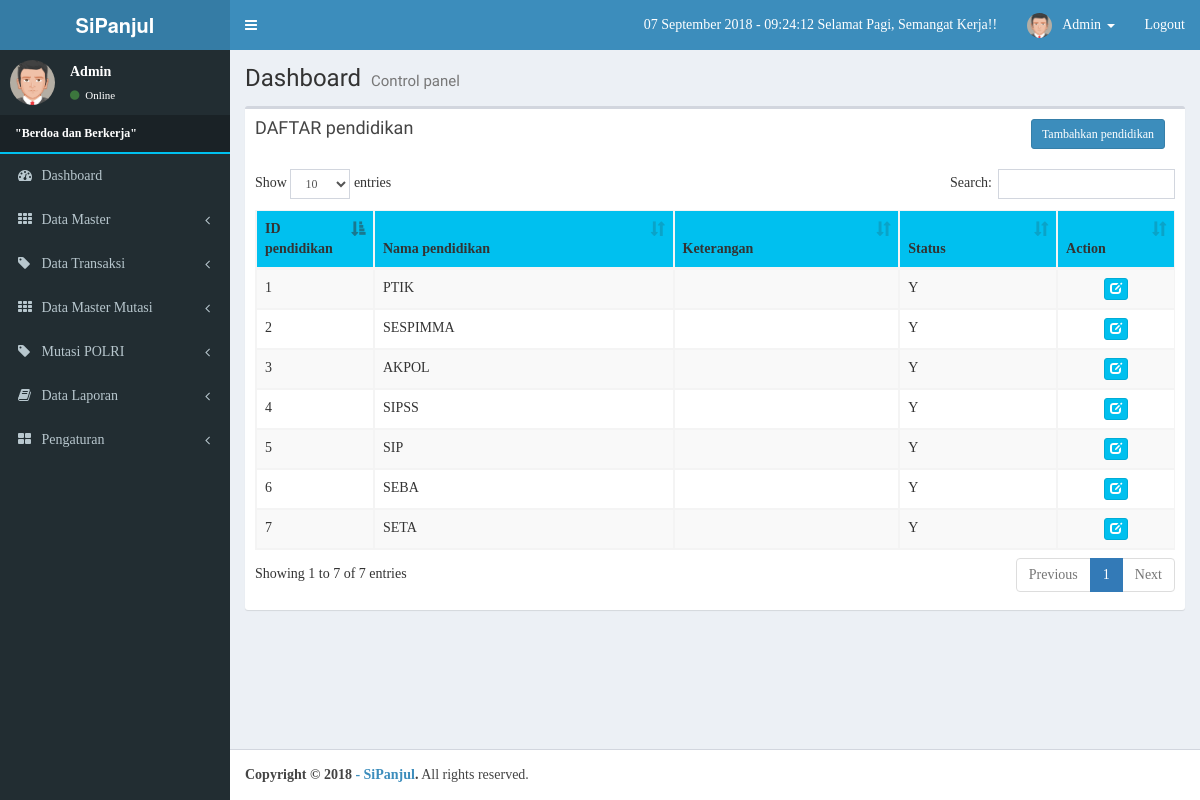
/index.php?view=pendidikan (signed in), run on the app's committed database.
### tables this page shows
CREATE TABLE IF NOT EXISTS `iw_users` (
  `username` varchar(50) NOT NULL DEFAULT '',
  `password` varchar(255) NOT NULL,
  `nama_lengkap` varchar(100) NOT NULL,
  `email` varchar(100) NOT NULL,
  `no_telp` varchar(20) NOT NULL,
  `foto` varchar(100) NOT NULL DEFAULT 'default.png',
  `level` varchar(20) NOT NULL,
  `blokir` enum('Y','N') NOT NULL DEFAULT 'N',
  `id_session` varchar(100) NOT NULL
);

CREATE TABLE IF NOT EXISTS `iw_pendidikan` (
`id_pendidikan` int(5) NOT NULL,
  `nm_pendidikan` varchar(100) NOT NULL,
  `keterangan` text NOT NULL,
  `status` enum('Y','N') NOT NULL DEFAULT 'Y'
);

### config/library.php (called while the page is built, shortened)
<?php
$tgl_skrg     = date("d");
$bln_sekarang = date("m");
$thn_sekarang = date("Y");
$jam_sekarang = date("H:i:s");
?>

### config/fungsi_indotgl.php (called while the page is built, shortened)
<?php
	function getBulanraport($bln){
				switch ($bln){
					case 9:
						return "September";
						break;
				}
			}
?>

### application/master_pendidikan.php (the view, shortened to what this page needs)
<?php
if ($_GET[act]==''){
?>
            <div class="col-xs-12">
              <div class="box">
                <div class="box-header">
                  <h3 class="box-title">DAFTAR pendidikan</h3>
                  <form style='margin-right:5px; margin-top:0px' class='pull-right' action='' method='GET'>
                  <a style='margin-right:5px' class='pull-right btn btn-primary btn-sm' href='index.php?view=pendidikan&act=tambahpendidikan'>Tambahkan pendidikan</a>
                  </form>
                </div>
                <div class="box-body">
                <form action='' method='POST'>
                <?php
                    echo "<table id='example1' class='table table-bordered table-striped'>
                    <thead style='background:#00c0ef;'>";
                  echo "<th>ID pendidikan</th>
                        <th>Nama pendidikan</th>
						<th>Keterangan</th>
                        <th>Status</th>
                        <th>Action</th>
                        </tr>
                    </thead>
                    <tbody>";
                    $tampil = mysql_query("SELECT * FROM iw_pendidikan
                        ORDER BY id_pendidikan DESC");
                    while($r=mysql_fetch_array($tampil)){
                    echo "<tr>";
                              echo "
                              <td width='100px'>$r[id_pendidikan]</td>
                              <td>$r[nm_pendidikan]</td>
							  <td>$r[keterangan]</td>
                              <td>$r[status]</td>
                              <td width='100px'><center>
                                  <a class='btn btn-info btn-xs' title='Edit pendidikan' href='?view=pendidikan&act=editpendidikan&id=$r[id_pendidikan]'><span class='glyphicon glyphicon-edit'></span></a>
                                </center></td></tr>";
                      }
                  ?>
                    </tbody>
                  </table>
                </div>
              </div>
            </div>
<?php
}
?>

### main-header.php (shortened to what this page needs)
  <a href="index.php" class="logo">
    <span class="logo-lg"><b>SiPanjul</b></span>
  </a>
  <nav class="navbar navbar-static-top" role="navigation">
    <a href="#" class="sidebar-toggle" data-toggle="offcanvas" role="button">
    </a>
    <div class="navbar-custom-menu">
      <ul class="nav navbar-nav">
        <li>
  <a href="index.php"><span><?php echo"$tgl_skrg";?> <?php
  $bulan=getBulanraport($bln_sekarang);
  echo"$bulan";?> <?php echo"$thn_sekarang";?> - <?php echo"$jam_sekarang";?>
  Semangat Kerja!!</span>
  </a>
</li>
        <li class="dropdown user user-menu">
          <a href="#" class="dropdown-toggle" data-toggle="dropdown">
            <img src="<?php echo $foto; ?>" class="user-image" alt="User Image">
            <span class="hidden-xs"><?php echo $nama; ?></span> <span class='caret'></span>
          </a>
        </li>
        <li><a href="logout.php" >Logout</a></li>
      </ul>
    </div>
  </nav>

### menu-admin.php (shortened to what this page needs)
<section class="sidebar">
          <div class="user-panel">
            <div class="pull-left image">
              <img src="<?php echo $foto; ?>" class="img-circle" alt="User Image">
            </div>
            <div class="pull-left info">
              <p><?php echo $nama; ?></p>
              <a href="#"><i class="fa fa-circle text-success"></i> Online</a>
            </div>
          </div>
          <ul class="sidebar-menu">
            <li class="header" style='color:#fff; border-bottom:2px solid #00c0ef'><marquee> <b>"Berdoa dan Berkerja"</b></marquee></li>
            <li><a href="index.php"><i class="fa fa-dashboard"></i> <span>Dashboard</span></a></li>
            <li class="treeview">
              <a href="#"><i class="fa fa-th"></i> <span>Data Master</span><i class="fa fa-angle-left pull-right"></i></a>
            </li>
			<li class="treeview">
              <a href="#"><i class="fa fa-tag"></i> <span>Data Transaksi</span><i class="fa fa-angle-left pull-right"></i></a>
            </li>
			<li class="treeview">
              <a href="#"><i class="fa fa-th"></i> <span>Data Master Mutasi</span><i class="fa fa-angle-left pull-right"></i></a>
            </li>
            <li class="treeview">
              <a href="#"><i class="fa fa-tag"></i> <span>Mutasi POLRI</span><i class="fa fa-angle-left pull-right"></i></a>
            </li>
            <li class="treeview">
              <a href="#"><i class="fa fa-book"></i> <span>Data Laporan</span><i class="fa fa-angle-left pull-right"></i></a>
            </li>
            <li class="treeview">
              <a href="#"><i class="fa fa-th-large"></i> <span>Pengaturan</span><i class="fa fa-angle-left pull-right"></i></a>
            </li>
              </ul>
        </section>

### style.css (style rules this page uses)
* { margin: 0; padding: 0; }
body, html { font-family: Calibri, "times new roman", sans-serif; }

### data on the page
iw_users: nama_lengkap "Admin"
iw_pendidikan: id_pendidikan "7", nm_pendidikan "SETA", status "Y"
iw_pendidikan: id_pendidikan "6", nm_pendidikan "SEBA", status "Y"
iw_pendidikan: id_pendidikan "5", nm_pendidikan "SIP", status "Y"
iw_pendidikan: id_pendidikan "4", nm_pendidikan "SIPSS", status "Y"
iw_pendidikan: id_pendidikan "3", nm_pendidikan "AKPOL", status "Y"
iw_pendidikan: id_pendidikan "2", nm_pendidikan "SESPIMMA", status "Y"
iw_pendidikan: id_pendidikan "1", nm_pendidikan "PTIK", status "Y"

### other printed values
$tgl_skrg "07"
$bulan "September"
$thn_sekarang "2018"
$jam_sekarang "09:24:12"
